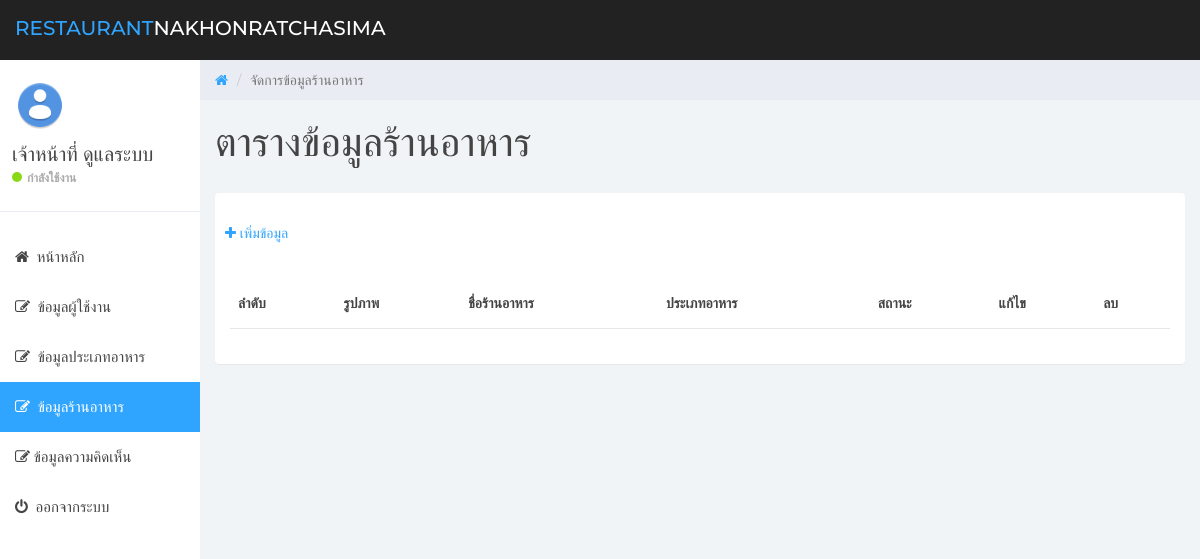
/admin/restaurant.php (signed in), run on an earlier commit of the app's database.
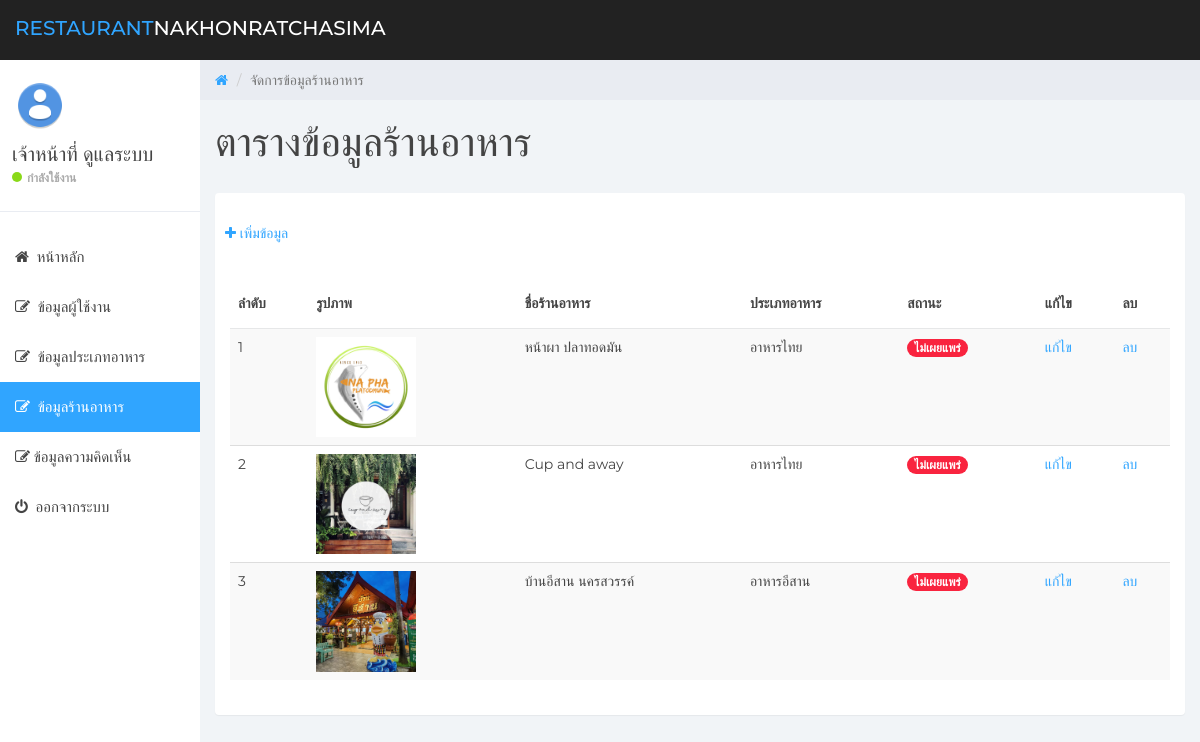
And on a later commit of the database.
### tables this page shows
CREATE TABLE `users` (
  `user_id` int(11) NOT NULL COMMENT 'รหัสผู้ใช้งาน',
  `user_username` varchar(255) NOT NULL COMMENT 'ชื่อผู้ใช้งาน',
  `user_firstname` varchar(255) NOT NULL COMMENT 'ชื่อจริง',
  `user_lastname` varchar(255) NOT NULL COMMENT 'นามสกุล',
  `user_email` varchar(255) NOT NULL COMMENT 'อีเมล',
  `user_password` varchar(255) NOT NULL COMMENT 'รหัสผ่าน',
  `user_role` int(1) NOT NULL COMMENT '0 = Admin ,1 = Member'
);

CREATE TABLE `restaurants` (
  `res_id` int(11) NOT NULL COMMENT 'รหัสร้านอาหาร',
  `res_name` varchar(255) NOT NULL COMMENT 'ชื่อร้านอาหาร',
  `res_short_desc` text NOT NULL COMMENT 'คำอธิบายย่อ',
  `res_full_desc` longtext NOT NULL COMMENT 'คำอธิบายเต็ม',
  `res_url` text NOT NULL COMMENT 'ลิ้ง url',
  `res_office_time` text NOT NULL COMMENT 'เวลาทำการ',
  `res_image` text NOT NULL COMMENT 'รูปภาพร้านอาหาร',
  `ft_id` int(11) DEFAULT NULL COMMENT 'รหัสประเภทอาหาร'
);

CREATE TABLE `food_types` (
  `ft_id` int(11) NOT NULL COMMENT 'รหัสประเภทอาหาร',
  `ft_name` varchar(255) NOT NULL COMMENT 'ชื่อประเภทอาหาร'
);

### services/check_admin.php (called while the page is built, shortened)
<?php
if(isset($_SESSION["AUTH_ID"])){
    require_once("connect.php");
    $user_id = $_SESSION["AUTH_ID"];
    $sql = "SELECT * FROM users WHERE user_id='$user_id'";
    $query = mysqli_query($conn,$sql);
    $userObj = mysqli_fetch_object($query);
}else{
    header("location:../admin/login.php");
}

### admin/restaurant.php (the view, shortened to what this page needs)
<?php
require_once("../services/check_admin.php");
?>
<?php
$sql = "SELECT * FROM restaurants,food_types WHERE restaurants.ft_id=food_types.ft_id ORDER BY res_id DESC";
$query = mysqli_query($conn, $sql);
$no = 1;
?>
<!DOCTYPE html>
<html>
<head>
    <link href="css/bootstrap.min.css" rel="stylesheet">
    <link href="css/font-awesome.min.css" rel="stylesheet">
    <link href="css/datepicker3.css" rel="stylesheet">
    <link href="css/styles.css" rel="stylesheet">
</head>
<body>
    <?php include("layouts/navbar.php"); ?>
    <?php include("layouts/sidebar.php"); ?>
    <div class="col-sm-9 col-sm-offset-3 col-lg-10 col-lg-offset-2 main">
        <div class="row">
            <ol class="breadcrumb">
                <li><a href="home.php">
                        <em class="fa fa-home"></em>
                    </a></li>
                <li class="active">จัดการข้อมูลร้านอาหาร</li>
            </ol>
        </div>
        <div class="row">
            <div class="col-lg-12">
                <h1 class="page-header">
                    ตารางข้อมูลร้านอาหาร
                </h1>
            </div>
        </div>
        <div class="panel panel-container">
            <p style="padding: 10px;">
                <a href="restaurant_add.php">
                    <i class="fa fa-plus"></i>
                    <span>เพิ่มข้อมูล</span>
                </a>
            </p>
            <div class="row">
                <div class="col-sm-12">
                    <div class="panel-body">
                        <div class="table-responsive">
                            <table class="table table-striped">
                                <thead>
                                    <tr>
                                        <th>ลำดับ</th>
                                        <th>รูปภาพ</th>
                                        <th>ชื่อร้านอาหาร</th>
                                        <th>ประเภทอาหาร</th>
                                        <th>สถานะ</th>
                                        <th>แก้ไข</th>
                                        <th>ลบ</th>
                                    </tr>
                                </thead>
                                <tbody>
                                    <?php foreach ($query as $row) { ?>
                                        <tr>
                                            <td><?= $no++ ?></td>
                                            <td>
                                                <img class="img-responsive" src="../images/restaurants/<?= $row['res_image'] ?>" width="100">
                                            </td>
                                            <td><?= $row['res_name'] ?></td>
                                            <td><?= $row['ft_name'] ?></td>
                                            <td>
                                                <?php if ($row['res_status'] == 0) : ?>
                                                    <span class="badge bg-danger">ไม่เผยแพร่</span>
                                                <?php else : ?>
                                                    <span class="badge bg-success">เผยแพร่</span>
                                                <?php endif ?>
                                            </td>
                                            <td>
                                                <a href="restaurant_edit.php?id=<?= $row['res_id'] ?>">แก้ไข</a>
                                            </td>
                                            <td>
                                                <a href="../services/restaurant_delete.php?id=<?= $row['res_id'] ?>" onclick="return confirm('ยืนยันการลบ?')">ลบ</a>
                                            </td>
                                        </tr>
                                    <?php } ?>
                                </tbody>
                            </table>
                        </div>
                    </div>
                </div>
            </div>
        </div>
</body>
</html>

### admin/layouts/navbar.php (shortened to what this page needs)
<nav class="navbar navbar-custom navbar-fixed-top" role="navigation">
    <div class="container-fluid">
        <div class="navbar-header">
            <a class="navbar-brand" href="#"><span>Restaurant</span>Nakhonratchasima</a>
        </div>
    </div>
</nav>

### admin/layouts/sidebar.php (shortened to what this page needs)
<?php
$location = basename($_SERVER["REQUEST_URI"]);
?>
<div id="sidebar-collapse" class="col-sm-3 col-lg-2 sidebar">
    <div class="profile-sidebar">
        <div class="profile-userpic">
            <img src="../images/admin.png" class="img-responsive" alt="">
        </div>
        <div class="profile-usertitle">
            <div class="profile-usertitle-name"><?= $userObj->user_firstname . " " . $userObj->user_lastname ?></div>
            <div class="profile-usertitle-status"><span class="indicator label-success"></span>กำลังใช้งาน</div>
        </div>
    </div>
    <ul class="nav menu">
        <li class="<?= ($location == 'home.php') ? "active" : "" ?>"><a href="home.php"><em class="fa fa-home">&nbsp;</em> หน้าหลัก</a></li>
        <li class="<?= ($location == 'user.php') ? "active" : "" ?>"><a href="user.php"><em class="fa fa-edit">&nbsp;</em> ข้อมูลผู้ใช้งาน</a></li>
        <li class="<?= ($location == 'food_type.php') ? "active" : "" ?>"><a href="food_type.php"><em class="fa fa-edit">&nbsp;</em> ข้อมูลประเภทอาหาร</a></li>
        <li class="<?= ($location == 'restaurant.php') ? "active" : "" ?>"><a href="restaurant.php"><em class="fa fa-edit">&nbsp;</em> ข้อมูลร้านอาหาร</a></li>
        <li class="<?= ($location == 'comment.php') ? "active" : "" ?>"><a href="comment.php"><em class="fa fa-edit">&nbsp;</em>ข้อมูลความคิดเห็น</a></li>
        <li><a href="../services/logout.php"><em class="fa fa-power-off">&nbsp;</em> ออกจากระบบ</a></li>
    </ul>
</div>

### admin/css/styles.css (style rules this page uses)
body { background: #f1f4f7; padding-top: 60px; font-size: 14px; color: #444444; font-family: "Montserrat", "Helvetica Neue", Helvetica, Arial, sans-serif; }
p { color: #777; }
a, a:hover, a:focus { color: #30a5ff; }
h1, h2, h3, h4, h5, h6 { color: #444444; }
h1 { font-weight: 300; font-size: 40px; }
.navbar-custom { background: #222; height: 60px; }
.navbar-header .navbar-brand { color: #fff; font-size: 20px; text-transform: uppercase; font-weight: 500; height: 60px; padding-top: 18px; }
.navbar-header .navbar-brand span { color: #30a5ff; }
.bg-danger, .bg-red { color: #fff; background-color: #f9243f; }
.label-success { background-color: #8ad919; }
.panel { border: 0; }
.panel-container { padding-top: 20px; }
.navbar { border: 0; }
.sidebar { display: block; padding: 0; display: none; box-shadow: none; background: #fff; }
.sidebar ul { margin: 20px 0px; }
@media (min-width: 768px) { .sidebar { display: block; position: fixed; top: 60px; bottom: 0; left: 0; z-index: 1000; display: block; margin: 0; padding: 0; overflow-x: hidden; overflow-y: auto; } }
@media (min-width: 768px) { .navbar-header { width: 100%; } }
.sidebar ul.nav .active a, .sidebar ul.nav li.parent a.active, .sidebar ul.nav .active > a:hover, .sidebar ul.nav li.parent a.active:hover, .sidebar ul.nav .active > a:focus, .sidebar ul.nav li.parent a.active:focus { color: #fff; background-color: #30a5ff; }
.sidebar ul.nav li a { height: 50px; font-size: 15px; line-height: 2em; color: #444444; }
.profile-sidebar { padding: 10px 0; border-bottom: 1px solid #e9ecf2; }
.indicator { width: 10px; height: 10px; display: inline-block; border-radius: 9999px; margin-right: 5px; }
.profile-userpic img { float: left; margin: 10px 0px 0px 15px; width: 50px; height: 50px; border-radius: 9999px !important; }
.profile-usertitle { float: left; text-align: left; margin: 10px 0 0 12px; }
.profile-usertitle-name { font-size: 20px; margin-bottom: 0px; }
.profile-usertitle-status { text-transform: uppercase; color: #AAA; font-size: 12px; font-weight: 600; margin-bottom: 15px; }
.breadcrumb { border-radius: 0; padding: 10px 15px 10px 15px; background: #e9ecf2; margin: 0; }
h1.page-header { margin-top: 20px; border-bottom: 0; }
.table { background: #fff; }
.table > thead > tr > th { border-bottom: 1px solid #e6e7e8; vertical-align: middle; height: 50px; }

What changed in the data, as far as the page shows it:
added restaurants: res_image (picture), res_name "หน้าผา ปลาทอดมัน", ft.ft_name "อาหารไทย", shows "ไม่เผยแพร่"
added restaurants: res_image (picture), res_name "Cup and away", ft.ft_name "อาหารไทย", shows "ไม่เผยแพร่"
added restaurants: res_image (picture), res_name "บ้านอีสาน นครสวรรค์", ft.ft_name "อาหารอีสาน", shows "ไม่เผยแพร่"
